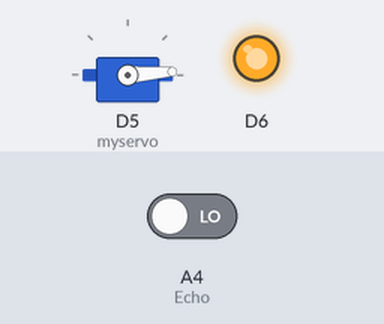
This sketch was run on a simulated Arduino MKR. Parts: servo, output pins drawn as LEDs (lit = HIGH). The test bench sets the inputs (shaded band); at power-on: A4 (Echo) LOW. WiFi joins after 1.5 s; servers stay silent unless stated; what the sketch prints to the serial monitor is not drawn.

Above: at 1.55 s.
At 5.95 s:
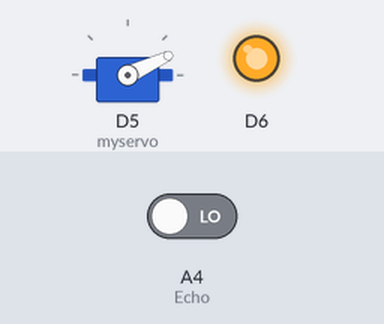
At 10.45 s:
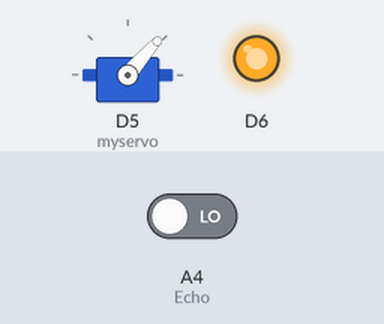
At 19.45 s:
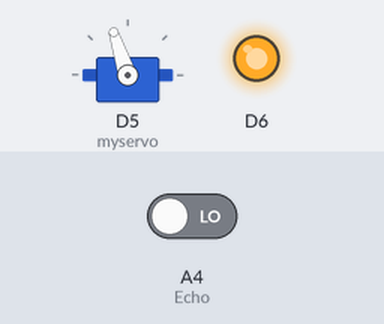
Timing chart, 0 to 24.9 s (numbered marks = the images above):
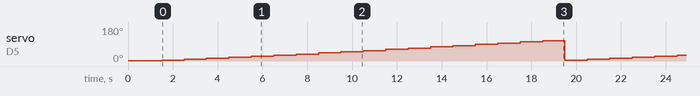

Measured:
- by itself, servo on D5 (myservo): repeats every 18.0 s: 9° 1.0 s, 14° 1.0 s, 19° 1.0 s, 25° 1.0 s, 31° 1.0 s, 37° 1.0 s, 43° 1.0 s, 49° 1.0 s, 55° 1.0 s, 62° 1.0 s, 68° 1.0 s, 75° 1.0 s, 82° 1.0 s, 88° 1.0 s, 95° 1.0 s, 102° 1.0 s, 108° 1.0 s, 4° 1.0 s

The sketch:

radar_arduino.ino
```cpp
#include <Servo.h>
#include <SPI.h>
#include <WiFi101.h>
int Echo = A4;
int Trig = A5;
char ssid[] = "";   //  your network SSID (name)
char pass[] = "";   // your network password
int status = WL_IDLE_STATUS;

WiFiServer server(80);
Servo myservo;
int i = 0;
void setup() {
  //servo pin here uses 5
  myservo.attach(5);
  Serial.begin(9600);
  //when drgree is 2, my servo points 0
  myservo.write(2);
  status = WiFi.begin(ssid, pass);
  if ( status == WL_CONNECTED) {
    server.begin();
    pinMode(6, OUTPUT);
    digitalWrite(6, HIGH);
  }
}
int Distance_test(){
  //return distance as interger
  digitalWrite(Trig, LOW);
  delayMicroseconds(2);
  digitalWrite(Trig, HIGH);
  delayMicroseconds(20);
  digitalWrite(Trig, LOW);
  float Fdistance = pulseIn(Echo, HIGH);
  Fdistance= Fdistance/58;
  return (int)Fdistance;
}
int scale(int i){
  //my servo doesn't turn to designated angle
  //so I need this mapping function to correct the error
  //you may not need it depending on the quality of your servo.
  if (i<=45){
    return map(i, 0, 45, 2, 25);
  }
  else if (i>45 && i<=90){
    return map(i, 45, 90, 25, 52);
  }
  else{
    return map(i, 90, 270, 52, 172);
  }
}
void loop() {
  //sending data to client
  //create a server
  WiFiClient client = server.available();
  for (int i = 5; i <176; i = i+10){
    myservo.write(scale(i));
    int dis = Distance_test();
    server.print(String(i)+"d"+String(dis)+"E");
    int r = client.read();
    client.flush();
    if (r == -1){
      Serial.print("s");
    }
    else{
      Serial.print(char(r));
    }
  }

}
```
